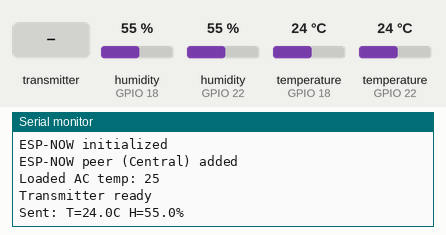
Recording of a sketch running on a simulated ESP32. Parts: the last lines printed to the serial monitor. The inputs (shaded band) are chosen by the test bench; at power-on: temperature (sensors on GPIO 18, GPIO 22) 24 °C, humidity (sensors on GPIO 18, GPIO 22) 55 %. WiFi joins after 1.5 s; servers stay silent unless stated; EEPROM starts erased.

Above: at 2.7 s.
2.8 s: temperature (sensor on GPIO 18) set to 33 °C
At 7.8 s:
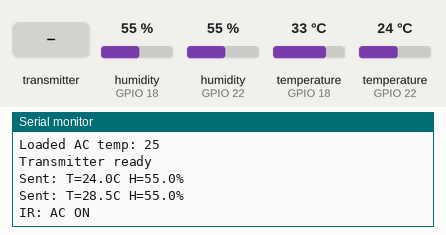
8.1 s: temperature (sensor on GPIO 22) set to 12 °C
At 12.5 s:
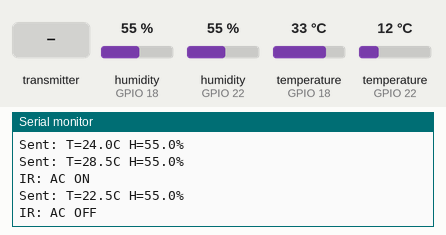
13.5 s: the transmitter starts sending sp = 0
At 13.81 s:
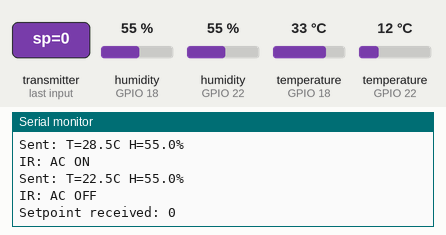
15.5 s: humidity (sensor on GPIO 18) set to 22 %
At 23.4 s:
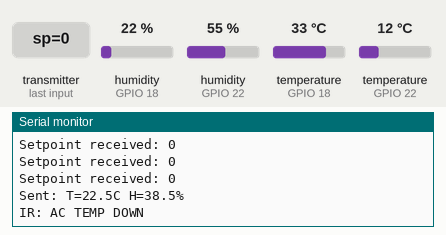
24.6 s: humidity (sensor on GPIO 22) set to 22 %
At 24.81 s:
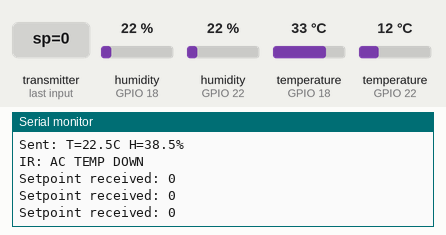
26.1 s: the transmitter starts sending sp = 1024
At 26.41 s:
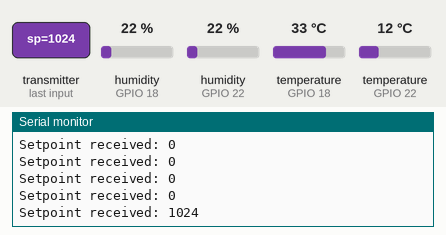
Timing chart, 0 to 28.6 s (numbered marks = the images above; inputs shaded):
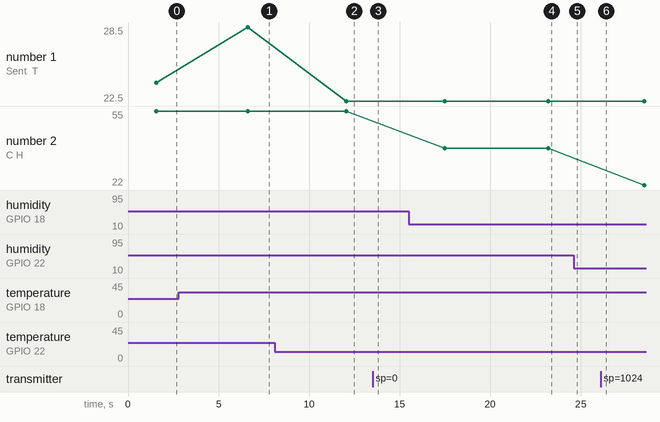

The sketch:

Transmitter_BloomIT.ino
```cpp
/*
  CultiSmart - Transmitter node (ESP32)

  - Reads temperature/humidity from two DHT sensors (DHT11)
  - Sends SensorData to Central via ESP-NOW
  - Receives setpoint from Central via ESP-NOW
  - Controls two air conditioners via IR (raw codes)
  - Stores last AC temperature setting in NVS
*/

#include "../config.h"
#include "../ir_codes.h"

#include <WiFi.h>
#include <esp_now.h>
#include <esp_wifi.h>
#include <Preferences.h>

#include <DHT.h>
#include <IRremote.hpp>

// ---------- Pins ----------
#define DHTPIN1 18
#define DHTPIN2 22
#define DHTTYPE DHT11

#define IR_SEND_PIN_AIRE1 4
#define IR_SEND_PIN_AIRE2 2

// ---------- Control params ----------
static constexpr float HYST_C = 1.0f;        // hysteresis band
static constexpr int   LOOP_MS = 5000;       // main loop period
static constexpr int   DEFAULT_AC_TEMP = 25; // default AC temp if NVS empty

// ---------- Types ----------
typedef struct {
  float temperatura;
  float humedad;
} SensorData;

// ---------- Globals ----------
DHT dht1(DHTPIN1, DHTTYPE);
DHT dht2(DHTPIN2, DHTTYPE);

Preferences preferences;

SensorData sensorData = {0.0f, 0.0f};

volatile int setpoint = DEFAULT_AC_TEMP;

bool  acOn = false;
int   acTemp = DEFAULT_AC_TEMP;

float lastTempSent = NAN;
float lastHumSent  = NAN;

// ---------- Forward declarations ----------
void initWiFiForEspNow();
void initEspNow();
void addCentralPeer();
void loadAcTemp();
void saveAcTemp();

bool readSensors(SensorData &out);
void sendSensorData(const SensorData &data);

void applyAirControl(const SensorData &data);
void sendAirOn();
void sendAirOff();
void sendAirTempUp();
void sendAirTempDown();

// ESP-NOW callback signature (ESP32 Arduino core 2.x vs 3.x)
#if defined(ESP_ARDUINO_VERSION_MAJOR) && (ESP_ARDUINO_VERSION_MAJOR >= 3)
void onEspNowRecv(const esp_now_recv_info_t* info, const uint8_t* incomingData, int len)
#else
void onEspNowRecv(const uint8_t* mac, const uint8_t* incomingData, int len)
#endif
{
  if (len < (int)sizeof(int)) return;
  int sp;
  memcpy(&sp, incomingData, sizeof(int));
  setpoint = sp;
  Serial.print("Setpoint received: ");
  Serial.println(setpoint);
}

void setup() {
  Serial.begin(115200);

  dht1.begin();
  dht2.begin();

  // IR sender setup (we will re-init per pin when sending)
  // IRremote uses a global IrSender object
  // We'll call IrSender.begin(pin, ...) right before sending each AC command.

  initWiFiForEspNow();
  initEspNow();
  addCentralPeer();

  loadAcTemp();

  Serial.println("Transmitter ready");
}

void loop() {
  SensorData data;
  if (readSensors(data)) {
    sensorData = data;
    sendSensorData(sensorData);
    applyAirControl(sensorData);
  } else {
    Serial.println("Sensor read failed (both DHT invalid).");
  }

  delay(LOOP_MS);
}

// ---------- WiFi / ESP-NOW ----------
void initWiFiForEspNow() {
  // Central uses WiFi for Blynk, so transmitter should be on the same channel.
  // Best option: connect to the same WiFi AP (optional for ESP-NOW only).

  WiFi.mode(WIFI_STA);
  WiFi.begin(WIFI_SSID, WIFI_PASSWORD);

  Serial.print("Connecting WiFi");
  unsigned long t0 = millis();
  while (WiFi.status() != WL_CONNECTED && millis() - t0 < 15000) {
    delay(500);
    Serial.print(".");
  }
  Serial.println();

  if (WiFi.status() == WL_CONNECTED) {
    Serial.print("WiFi OK. Channel: ");
    Serial.println(WiFi.channel());
  } else {
    Serial.println("WiFi timeout. ESP-NOW may fail if channel mismatches Central.");
    // If you know the channel, you could set it here:
    // esp_wifi_set_channel(CHANNEL, WIFI_SECOND_CHAN_NONE);
  }
}

void initEspNow() {
  if (esp_now_init() != ESP_OK) {
    Serial.println("ESP-NOW init failed");
    return;
  }

#if defined(ESP_ARDUINO_VERSION_MAJOR) && (ESP_ARDUINO_VERSION_MAJOR >= 3)
  esp_now_register_recv_cb(onEspNowRecv);
#else
  esp_now_register_recv_cb(onEspNowRecv);
#endif

  Serial.println("ESP-NOW initialized");
}

void addCentralPeer() {
  esp_now_peer_info_t peerInfo = {};
  memcpy(peerInfo.peer_addr, ESPNOW_CENTRAL_MAC, 6);
  peerInfo.channel = 0;     // auto
  peerInfo.encrypt = false;

  if (esp_now_add_peer(&peerInfo) != ESP_OK) {
    Serial.println("ESP-NOW add peer (Central) failed");
  } else {
    Serial.println("ESP-NOW peer (Central) added");
  }
}

// ---------- NVS ----------
void loadAcTemp() {
  preferences.begin("cultismart", true);
  acTemp = preferences.getInt("acTemp", DEFAULT_AC_TEMP);
  preferences.end();

  Serial.print("Loaded AC temp: ");
  Serial.println(acTemp);
}

void saveAcTemp() {
  preferences.begin("cultismart", false);
  preferences.putInt("acTemp", acTemp);
  preferences.end();
}

// ---------- Sensors ----------
bool readSensors(SensorData &out) {
  float t1 = dht1.readTemperature();
  float h1 = dht1.readHumidity();
  float t2 = dht2.readTemperature();
  float h2 = dht2.readHumidity();

  bool v1 = !isnan(t1) && !isnan(h1);
  bool v2 = !isnan(t2) && !isnan(h2);

  if (v1 && v2) {
    out.temperatura = (t1 + t2) / 2.0f;
    out.humedad     = (h1 + h2) / 2.0f;
    return true;
  }
  if (v1) {
    out.temperatura = t1;
    out.humedad     = h1;
    return true;
  }
  if (v2) {
    out.temperatura = t2;
    out.humedad     = h2;
    return true;
  }
  return false;
}

void sendSensorData(const SensorData &data) {
  esp_err_t result = esp_now_send(ESPNOW_CENTRAL_MAC, (uint8_t*)&data, sizeof(SensorData));
  if (result == ESP_OK) {
    Serial.print("Sent: T=");
    Serial.print(data.temperatura, 1);
    Serial.print("C H=");
    Serial.print(data.humedad, 1);
    Serial.println("%");
  } else {
    Serial.println("ESP-NOW send failed");
  }
}

// ---------- Air control ----------
void applyAirControl(const SensorData &data) {
  const float temp = data.temperatura;
  const int sp = setpoint;

  // Hysteresis decision
  bool shouldOn  = (temp > (sp + HYST_C));
  bool shouldOff = (temp < (sp - HYST_C));

  if (shouldOn && !acOn) {
    sendAirOn();
    acOn = true;
  } else if (shouldOff && acOn) {
    sendAirOff();
    acOn = false;
  }

  // Temperature alignment (only if AC is ON)
  if (!acOn) return;

  // Adjust AC set temperature toward setpoint (one step per loop)
  if (sp > acTemp) {
    sendAirTempUp();
    acTemp++;
    saveAcTemp();
  } else if (sp < acTemp) {
    sendAirTempDown();
    acTemp--;
    saveAcTemp();
  }
}

// ---------- IR send helpers ----------
void sendAirOn() {
  Serial.println("IR: AC ON");

  IrSender.begin(IR_SEND_PIN_AIRE1, ENABLE_LED_FEEDBACK);
  if (IR_AIRE1_LEN > 0) IrSender.sendRaw(IR_AIRE1_ON, IR_AIRE1_LEN, IR_KHZ);

  delay(400);

  IrSender.begin(IR_SEND_PIN_AIRE2, ENABLE_LED_FEEDBACK);
  if (IR_AIRE2_LEN > 0) IrSender.sendRaw(IR_AIRE2_ON, IR_AIRE2_LEN, IR_KHZ);
}

void sendAirOff() {
  Serial.println("IR: AC OFF");

  IrSender.begin(IR_SEND_PIN_AIRE1, ENABLE_LED_FEEDBACK);
  if (IR_AIRE1_LEN > 0) IrSender.sendRaw(IR_AIRE1_OFF, IR_AIRE1_LEN, IR_KHZ);

  delay(400);

  IrSender.begin(IR_SEND_PIN_AIRE2, ENABLE_LED_FEEDBACK);
  if (IR_AIRE2_LEN > 0) IrSender.sendRaw(IR_AIRE2_OFF, IR_AIRE2_LEN, IR_KHZ);
}

void sendAirTempUp() {
  Serial.println("IR: AC TEMP UP");

  IrSender.begin(IR_SEND_PIN_AIRE1, ENABLE_LED_FEEDBACK);
  if (IR_AIRE1_LEN > 0) IrSender.sendRaw(IR_AIRE1_UP, IR_AIRE1_LEN, IR_KHZ);

  delay(250);

  IrSender.begin(IR_SEND_PIN_AIRE2, ENABLE_LED_FEEDBACK);
  if (IR_AIRE2_LEN > 0) IrSender.sendRaw(IR_AIRE2_UP, IR_AIRE2_LEN, IR_KHZ);
}

void sendAirTempDown() {
  Serial.println("IR: AC TEMP DOWN");

  IrSender.begin(IR_SEND_PIN_AIRE1, ENABLE_LED_FEEDBACK);
  if (IR_AIRE1_LEN > 0) IrSender.sendRaw(IR_AIRE1_DOWN, IR_AIRE1_LEN, IR_KHZ);

  delay(250);

  IrSender.begin(IR_SEND_PIN_AIRE2, ENABLE_LED_FEEDBACK);
  if (IR_AIRE2_LEN > 0) IrSender.sendRaw(IR_AIRE2_DOWN, IR_AIRE2_LEN, IR_KHZ);
}
```

Measured:
- after the input at 2.8 s, the serial monitor: prints a new line after 3.8 s (image 1)
- after the input at 8.1 s, the serial monitor: prints a new line after 3.9 s (image 2)
- after the input at 13.5 s, the serial monitor: prints a new line at once (image 3)
- after the input at 15.5 s, the serial monitor: prints a new line after 2.0 s (image 4)
- after the input at 26.1 s, the serial monitor: prints a new line at once (image 6)
- plotted number 1: 24 → 28.5 after the input at 2.8 s, 28.5 → 22.5 after the input at 8.1 s
- plotted number 2: 55 → 38.5 after the input at 15.5 s
